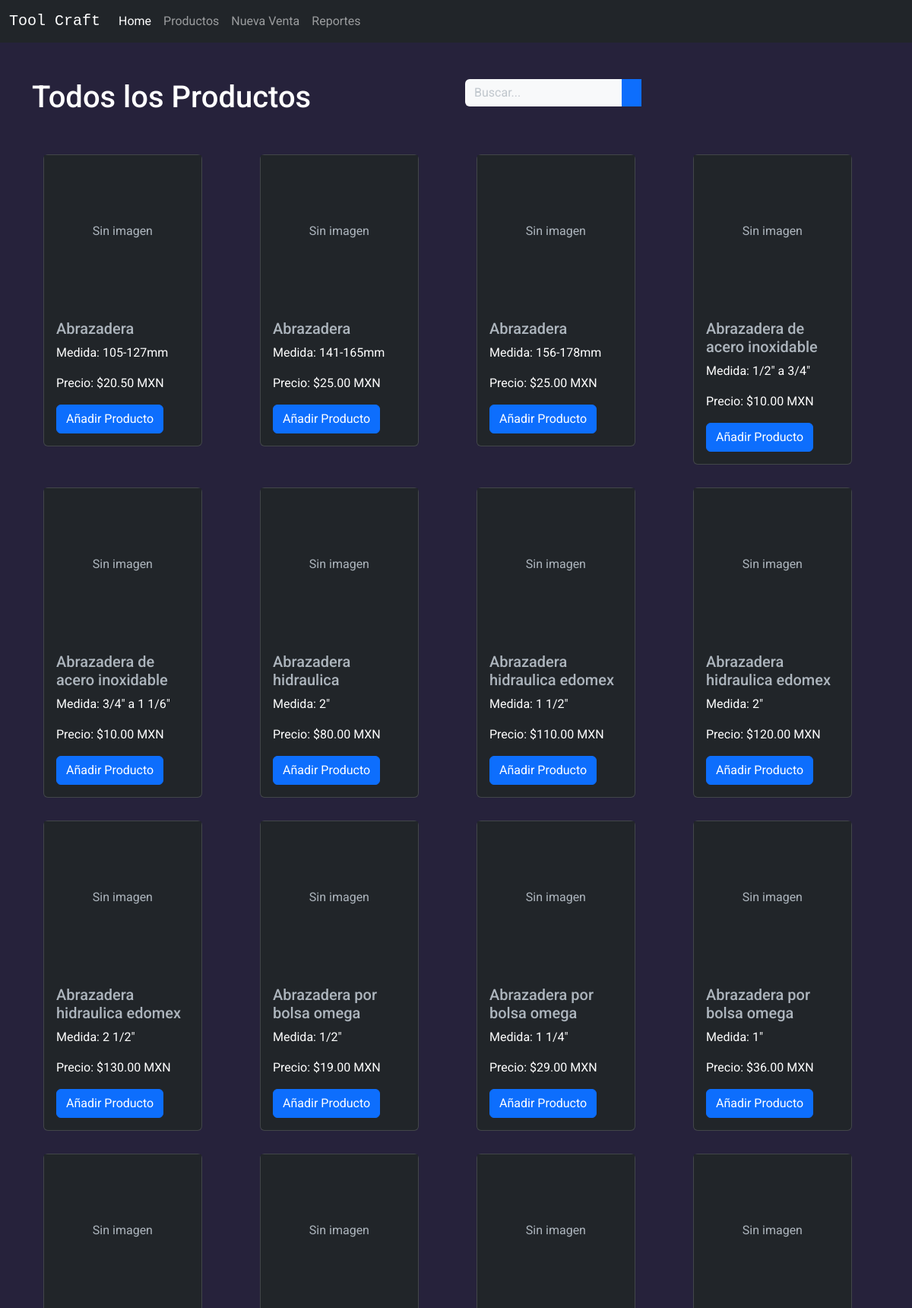
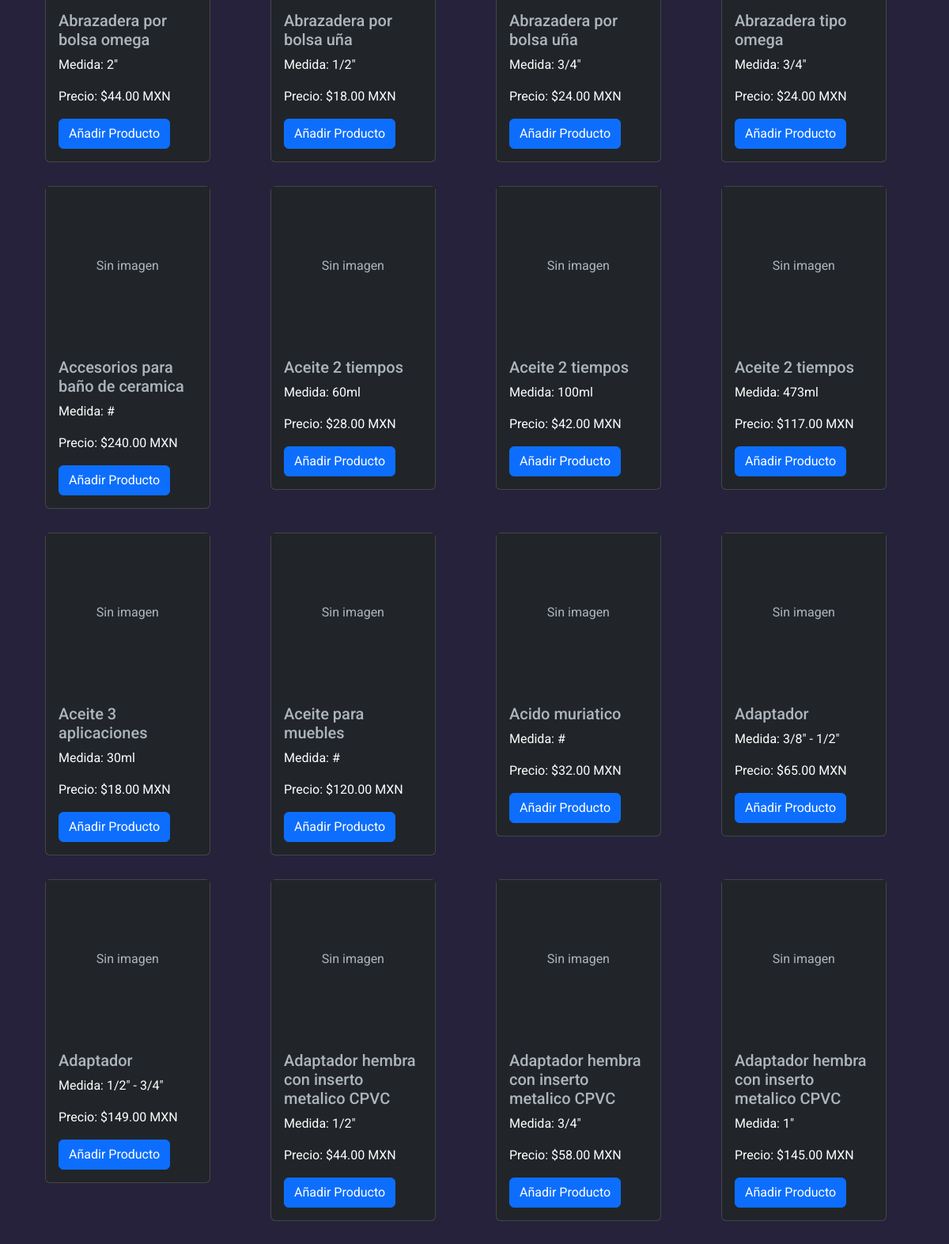
The app's page /nueva-venta/ (upper part) with its own data (2 pictures, top to bottom).
### Inventario/models.py (models this page shows, shortened)
class Producto(models.Model):
    nombre = models.CharField(max_length=255, verbose_name='Nombre del Producto')
    medida = models.CharField(max_length=255, verbose_name='Medida (por ejemplo: cm, pulg, kg, oz o litros)', blank=True, null=True,)
    codigo_barras = models.CharField(max_length=255, verbose_name="Codigo de Barra", blank=True, null=True,)
    codigo_producto = models.CharField(blank=True, null=True, max_length=25, verbose_name='Codigo Producto')
    existencia = models.PositiveIntegerField(verbose_name='Existencias Disponible', blank=True, null=True,)
    precio_venta = models.DecimalField(max_digits=10, decimal_places=2, verbose_name='Precio de Venta', blank=True, null=True,)
    precio_compra = models.DecimalField(max_digits=10, decimal_places=2, verbose_name='Precio de Compra', blank=True, null=True,)
    fecha_creacion = models.DateField(auto_now_add=True, verbose_name='Fecha de Creación')
    imagen = models.ImageField(blank=True, null=True, verbose_name='Imagen del Producto')
    class Meta:
        verbose_name_plural = 'Productos'

### Venta/views.py (the view)
# urls.py: path('nueva-venta/', ProductoListView.as_view(), name='venta_productos'),
class ProductoListView(BuscadorProductosMixin, ListView):
    model = Producto
    template_name = 'ver_productos_venta.html'
    context_object_name = 'Productos'

### Venta/context_processor.py (called while the page is built)
def total_venta(request):
    total = 0
    if request.user.is_authenticated:
        if "venta" in request.session.keys():
            for key, value in request.session["venta"].items():
                total += float(value["acumulado"])
                print(total)
    return {"total_venta": Decimal(total)}

### Venta/views.py (called while the page is built)
    def buscar(self):
        busqueda = self.request.GET.get("Buscar")
        self.productos = Producto.objects.all()
        if busqueda:
            atributos_a_buscar = ['nombre', 'medida', 'codigo_barras','codigo_producto', 'existencia','precio_venta','precio_compra']
            query = Q()
            for atributo in atributos_a_buscar:
                query |= Q(**{f'{atributo}__icontains': busqueda})
            self.productos = self.productos.filter(query)

    def get_context_data(self, **kwargs):
        self.buscar()
        context = super().get_context_data(**kwargs)
        context['Productos'] = self.productos
        return context

### Venta/templates/ver_productos_venta.html (shortened to what this page needs)
{% extends 'base.html'%}
{% block content %}
<div class="row">
    <div class="col-lg-6">
        <div style="display: flex;">
            <h1>Todos los Productos</h1>
        </div>
    </div>
    <div class="col-lg-6">
        <div class="input-group input-group-sm mb-5">
            <form class ="d-none d-sm-inline-block form-inline mr-auto ml-md-3 my-2 my-md-0 mw-100 navbar-search" method="GET">
                <div class = "input-group">
                    <input type = "text" class ="form-control bg-light border-0 small" placeholder ="Buscar..." name="Buscar" value="">
                    <button class ="btn btn-primary" type="submit"></button>
        </div>
            </form>
        </div>
    </div>
</div>
<div class="row">
    {% for Producto in Productos %}
        <div class="col-sm-3">
            <div class="card card-item" >
                {% if Producto.imagen %}
                    <img src="{{ Producto.imagen.url }}" class="card-img-top" style="width: 100%; height:200px;" alt="..." >
                {% else %}
                    <div class="card-placeholder" style="width: 100%; height:200px; background-color: #212529; text-align: center; line-height: 200px;">
                        Sin imagen
                    </div>
                {% endif %}
                <div class="card-body">
                    <h5 class="card-title">{{ Producto.nombre }}</h5>
                    <p class="card-text">Medida: {{Producto.medida}}</p>
                    <p class="card-text">Precio: ${{ Producto.precio_venta }} MXN</p>
                    <form method="post" action="#">
                        <a class="btn btn-primary" href="{% url 'Agregar' Producto.id %}"> Añadir Producto  </a>
                    </form>
                </div>
            </div>
        </div>
    {% endfor %}
</div>
{% endblock %}

### static/css/styleTC.css (style rules this page uses)
body { font-family: "Roboto", Helvetica, sans-serif; background-color: #26223b!important; color: white!important; }
h1, h2, h3, p, a { color: white; }

### Venta/templates/ver_productos_venta.html (style rules this page uses)
.card { width: 20rem; margin: 15px; }
@media (max-width: 1400px) { .card { width: calc(95%); } }
@media (max-width: 1200px) { .card { width: calc(80%); } }

### records on screen
Producto: imagen "Sin imagen", nombre "Abrazadera", medida "105-127mm", precio_venta "20.50"
Producto: imagen "Sin imagen", nombre "Abrazadera", medida "141-165mm", precio_venta "25.00"
Producto: imagen "Sin imagen", nombre "Abrazadera", medida "156-178mm", precio_venta "25.00"
Producto: imagen "Sin imagen", nombre "Abrazadera de acero inoxidable", medida "1/2\" a 3/4\"", precio_venta "10.00"
Producto: imagen "Sin imagen", nombre "Abrazadera de acero inoxidable", medida "3/4\" a 1 1/6\"", precio_venta "10.00"
Producto: imagen "Sin imagen", nombre "Abrazadera hidraulica", medida "2\"", precio_venta "80.00"
Producto: imagen "Sin imagen", nombre "Abrazadera hidraulica edomex", medida "1 1/2\"", precio_venta "110.00"
Producto: imagen "Sin imagen", nombre "Abrazadera hidraulica edomex", medida "2\"", precio_venta "120.00"
Producto: imagen "Sin imagen", nombre "Abrazadera hidraulica edomex", medida "2 1/2\"", precio_venta "130.00"
Producto: imagen "Sin imagen", nombre "Abrazadera por bolsa omega", medida "1/2\"", precio_venta "19.00"
Producto: imagen "Sin imagen", nombre "Abrazadera por bolsa omega", medida "1 1/4\"", precio_venta "29.00"
Producto: imagen "Sin imagen", nombre "Abrazadera por bolsa omega", medida "1\"", precio_venta "36.00"
Producto: imagen "Sin imagen", nombre "Abrazadera por bolsa omega", medida "2\"", precio_venta "44.00"
Producto: imagen "Sin imagen", nombre "Abrazadera por bolsa uña", medida "1/2\"", precio_venta "18.00"
Producto: imagen "Sin imagen", nombre "Abrazadera por bolsa uña", medida "3/4\"", precio_venta "24.00"
Producto: imagen "Sin imagen", nombre "Abrazadera tipo omega", medida "3/4\"", precio_venta "24.00"
Producto: imagen "Sin imagen", nombre "Accesorios para baño de ceramica", medida "#", precio_venta "240.00"
Producto: imagen "Sin imagen", nombre "Aceite 2 tiempos", medida "60ml", precio_venta "28.00"
Producto: imagen "Sin imagen", nombre "Aceite 2 tiempos", medida "100ml", precio_venta "42.00"
Producto: imagen "Sin imagen", nombre "Aceite 2 tiempos", medida "473ml", precio_venta "117.00"
Producto: imagen "Sin imagen", nombre "Aceite 3 aplicaciones", medida "30ml", precio_venta "18.00"
Producto: imagen "Sin imagen", nombre "Aceite para muebles", medida "#", precio_venta "120.00"
Producto: imagen "Sin imagen", nombre "Acido muriatico", medida "#", precio_venta "32.00"
Producto: imagen "Sin imagen", nombre "Adaptador", medida "3/8\" - 1/2\"", precio_venta "65.00"
Producto: imagen "Sin imagen", nombre "Adaptador", medida "1/2\" - 3/4\"", precio_venta "149.00"
Producto: imagen "Sin imagen", nombre "Adaptador hembra con inserto metalico CPVC", medida "1/2\"", precio_venta "44.00"
Producto: imagen "Sin imagen", nombre "Adaptador hembra con inserto metalico CPVC", medida "3/4\"", precio_venta "58.00"
Producto: imagen "Sin imagen", nombre "Adaptador hembra con inserto metalico CPVC", medida "1\"", precio_venta "145.00"
